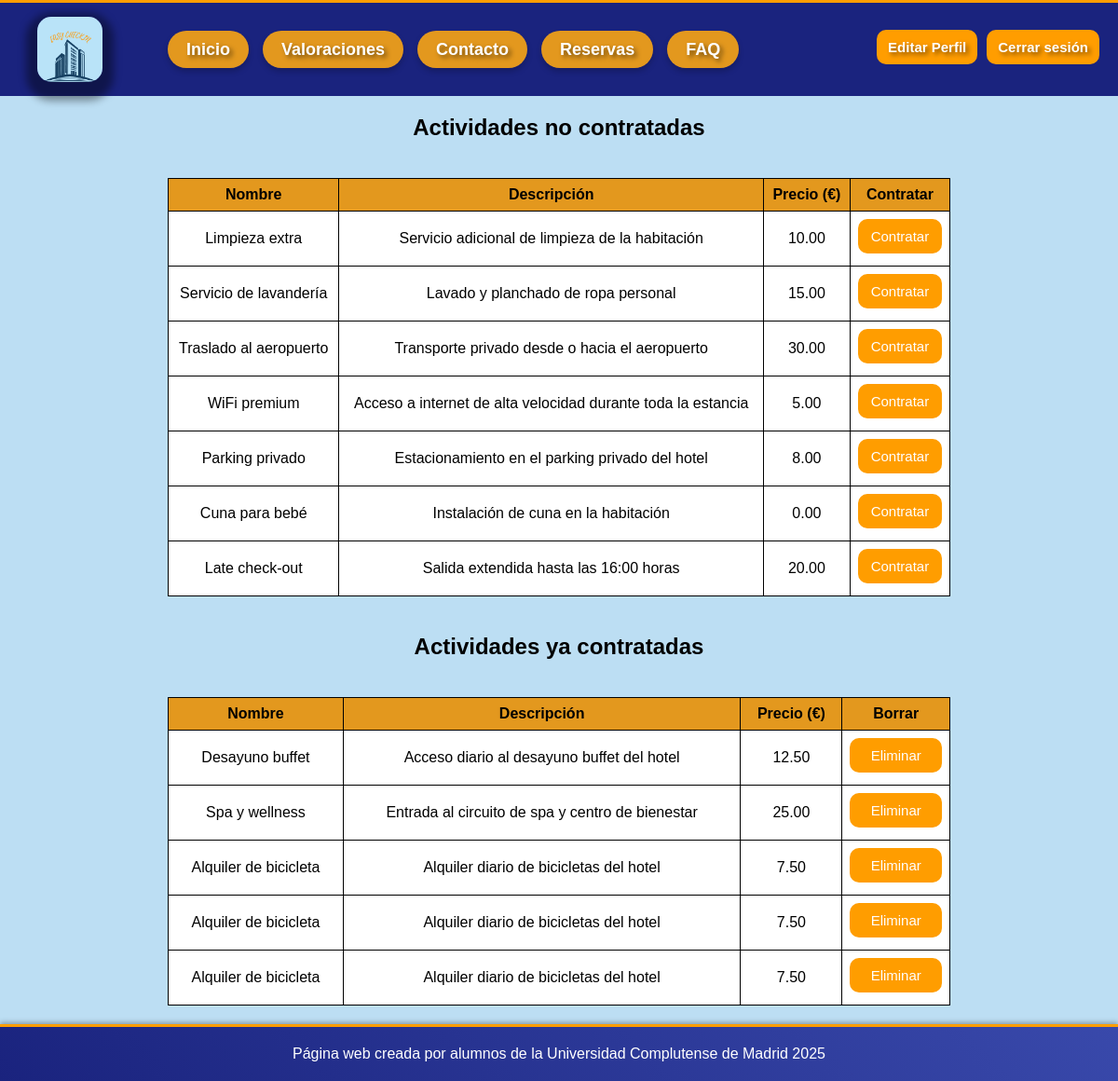
The app's page /index.php?action=actividades&id_reserva=1 (signed in) with its own data.
### tables this page shows
CREATE TABLE `servicios` (
  `id_servicio` int NOT NULL,
  `nombre` varchar(255) NOT NULL,
  `descripcion` text NOT NULL,
  `precio` decimal(10, 2) NOT NULL
);

### includes/clases/actividades/Actividades.php (called while the page is built, shortened)
<?php
class Actividades {
    private $db;
    public function __construct() {
        $this->db = Database::getInstance()->getConnection();
    }
    public function mostrarActividades() {
        $id_reserva = $_GET['id_reserva'] ?? null;
        $servicios_disponibles = $this->obtenerServiciosDisponibles($id_reserva);
        $servicios_contratados = $this->obtenerServiciosContratados($id_reserva);
        include __DIR__ . '/../../views/plantillas/plantilla.php';
    }
    public function obtenerServiciosDisponibles($id_reserva) {
        try {
            $sql = "SELECT id_servicio, nombre, descripcion, precio
                    FROM servicios
                    WHERE id_servicio NOT IN (
                        SELECT id_servicio FROM contrataciones WHERE id_reserva = :id_reserva
                    )";
            $stmt = $this->db->prepare($sql);
            $stmt->bindParam(':id_reserva', $id_reserva, PDO::PARAM_INT);
            $stmt->execute();
            $servicios = [];
            while ($row = $stmt->fetch(PDO::FETCH_ASSOC)) {
                $servicios[] = new Servicio(
                    $row['id_servicio'],
                    $row['nombre'],
                    $row['descripcion'],
                    $row['precio']
                );
            }
            return $servicios;
        } catch (PDOException $e) {
            error_log("Error al obtener servicios disponibles: " . $e->getMessage());
            return [];
        }
    }
    public function obtenerServiciosContratados($id_reserva) {
        try {
            $sql = "SELECT s.id_servicio, s.nombre, s.descripcion, s.precio
                    FROM contrataciones c
                    JOIN servicios s ON c.id_servicio = s.id_servicio
                    WHERE c.id_reserva = :id_reserva";
            $stmt = $this->db->prepare($sql);
            $stmt->bindParam(':id_reserva', $id_reserva, PDO::PARAM_INT);
            $stmt->execute();
            $servicios = [];
            while ($row = $stmt->fetch(PDO::FETCH_ASSOC)) {
                $servicios[] = new Servicio(
                    $row['id_servicio'],
                    $row['nombre'],
                    $row['descripcion'],
                    $row['precio']
                );
            }
            return $servicios;
        } catch (PDOException $e) {
            error_log("Error al obtener servicios contratados: " . $e->getMessage());
            return [];
        }
    }
}

### index.php (called while the page is built)
<?php
require 'router.php';
?>

### includes/clases/Database.php (called while the page is built)
<?php
class Database {
    private static $instance = null;
    private $conn;
    private $host = BD_HOST;
    private $user = BD_USER;
    private $pass = BD_PASS;
    private $dbname = BD_NAME;
    private function __construct() {
        try {
            $this->conn = new PDO("mysql:host={$this->host};dbname={$this->dbname}", $this->user, $this->pass);
            $this->conn->setAttribute(PDO::ATTR_ERRMODE, PDO::ERRMODE_EXCEPTION);
        } catch (PDOException $e) {
            die("Error de conexión: " . $e->getMessage());
        }
    }
    public static function getInstance() {
        if (!self::$instance) {
            self::$instance = new Database();
        }
        return self::$instance;
    }
    public function getConnection() {
        return $this->conn;
    }
}
?>

### includes/clases/actividades/Servicio.php (called while the page is built, shortened)
<?php
class Servicio {
    public function __construct($id_servicio, $nombre, $descripcion, $precio) {
        $this->nombre = $nombre;
        $this->descripcion = $descripcion;
        $this->precio = $precio;
    }
}

### actividades.php (the view, shortened to what this page needs)
<h2>Actividades no contratadas</h2>
<?php if (!empty($servicios_disponibles)) { ?>
    <table>
        <tr>
            <th>Nombre</th>
            <th>Descripción</th>
            <th>Precio (€)</th>
            <th>Contratar</th>
        </tr>
        <?php foreach ($servicios_disponibles as $actividad) { ?>
            <tr>
                <td><?= htmlspecialchars($actividad->nombre) ?></td>
                <td><?= htmlspecialchars($actividad->descripcion) ?></td>
                <td><?= number_format($actividad->precio, 2) ?></td>
                <td>
                    <form action="index.php?action=contratar_actividad" method="post">
                        <button type="submit" class="btn">Contratar</button>
                    </form>
                </td>
            </tr>
        <?php } ?>
    </table>
<?php } else { ?>
    <p>No hay actividades nuevas disponibles.</p>
<?php } ?>
<h2>Actividades ya contratadas</h2>
<?php if (!empty($servicios_contratados)) { ?>
    <table>
        <tr>
            <th>Nombre</th><th>Descripción</th><th>Precio (€)</th><th>Borrar</th>
        </tr>
        <?php foreach ($servicios_contratados as $actividad) { ?>
            <tr>
                <td><?= htmlspecialchars($actividad->nombre) ?></td>
                <td><?= htmlspecialchars($actividad->descripcion) ?></td>
                <td><?= number_format($actividad->precio, 2) ?></td>
                <td>
                    <form action="index.php?action=eliminar_actividad" method="post" onsubmit="return confirm('¿Eliminar actividad?');">
                        <button type="submit" class="btn btn-danger">Eliminar</button>
                    </form>
                </td>
            </tr>
        <?php } ?>
    </table>
<?php } else { ?>
    <p>No has contratado ninguna actividad todavía.</p>
<?php } ?>

### router.php (shortened to what this page needs)
<?php
require_once 'includes/clases/Database.php';
require_once 'includes/clases/checkin/FormularioCheckIn.php';
require_once 'includes/clases/actividades/Actividades.php';
require_once 'includes/clases/actividades/Servicio.php';
$action = $_GET['action'] ?? 'home';
switch ($action) {
    case 'actividades':
        $id_reserva = $_POST['id_reserva'] ?? $_GET['id_reserva'] ?? null;
        if ($id_reserva) {
            (new Actividades())->mostrarActividades();
        }
        exit;
}
?>

### includes/views/plantillas/plantilla.php (shortened to what this page needs)
<!DOCTYPE html>
<html lang="es">
<head>
    <link href="<?php echo RUTA_CSS; ?>/headerFooter.css" rel="stylesheet" type="text/css">
    <link href="<?php echo RUTA_CSS; ?>/estilo.css" rel="stylesheet" type="text/css">
</head>
<body>
    <?php include RAIZ_APP  . '/views/common/header.php'; ?>
    <?php include $vista; ?>
    <?php include RAIZ_APP . '/views/common/footer.php'; ?>
</body>
</html>

### includes/views/common/header.php (shortened to what this page needs)
<header class="header">
    <img src="<?php echo RUTA_IMGS; ?>/LOGOTIPO.png" alt="LOGOTIPO" class="foto-index">
    <nav>
        <ul class="navegacion">
            <li><a href="<?php echo RUTA_APP; ?>/index.php">Inicio</a> </li>
            <?php if (isset($_SESSION['rol']) && $_SESSION['rol'] === 'admin'): ?>
                <li><a href="<?php echo RUTA_APP; ?>/index.php?action=valoraciones_admin">Valoraciones</a></li>
            <?php elseif (isset($_SESSION['rol']) && $_SESSION['rol'] === 'usuario'): ?>
                <li><a href="<?php echo RUTA_APP; ?>/index.php?action=valoraciones">Valoraciones</a></li>
            <?php else: ?>
                <li><a href="<?php echo RUTA_APP; ?>/index.php?action=login">Valoraciones</a></li>
            <?php endif; ?>
            <li><a href="<?php echo RUTA_APP; ?>/index.php?action=contacto">Contacto</a></li>
            <?php if (isset($_SESSION['rol']) && $_SESSION['rol'] === 'admin'): ?>
                <li><a href="<?php echo RUTA_APP; ?>/index.php?action=admin">Admin</a></li>
            <?php elseif (isset($_SESSION['rol']) && $_SESSION['rol'] === 'usuario'): ?>
                <li><a href="<?php echo RUTA_APP; ?>/index.php?action=reservas">Reservas</a></li>
            <?php else: ?>
                <li><a href="<?php echo RUTA_APP; ?>/index.php?action=login">Portal</a></li>
            <?php endif; ?>
            <li><a href="<?php echo RUTA_APP; ?>/index.php?action=faq">FAQ</a></li>
        </ul>
       <div class="auth-buttons">
            <?php if (isset($_SESSION["usuario_id"])): ?>
                <div class="auth-buttons-container">
                    <a href="index.php?action=editarPerfil" class="btn btn-editar">Editar Perfil</a>
                    <a href="index.php?action=logout" class="btn btn-logout">Cerrar sesión</a>
                </div>
            <?php else: ?>
                <a href="index.php?action=login" class="btn btn-login">Iniciar sesión</a>
            <?php endif; ?>
        </div>
    </nav>
</header>

### includes/views/common/footer.php
<footer>
    <p>Página web creada por alumnos de la Universidad Complutense de Madrid <?php echo date("Y"); ?></p>
</footer>

### css/headerFooter.css (style rules this page uses)
.header { display: flex; justify-content: space-between; align-items: center; padding: 5px 10px; background-color: #1a237e; color: white; height: 90px; }
.header img { height: 70px; margin-left: 30px; margin-right: 70px; }
nav { display: flex; align-items: center; flex-grow: 1; }
.navegacion { list-style: none; padding: 0; display: flex; align-items: center; gap: 15px; font-size: 1.1rem; flex-grow: 1; }
.navegacion li { display: inline; color: white; font-weight: bold; }
.navegacion a { color: white; text-decoration: none; transition: color 0.3s ease-in-out; }
.auth-buttons { margin-left: auto; }
.auth-buttons { display: flex; flex-direction: column; align-items: flex-end; margin-right: 10px; }
.auth-buttons-container { display: flex; gap: 10px; }
.btn { padding: 8px 15px; text-decoration: none; border-radius: 5px; font-size: 14px; color: white; background-color: #007bff; transition: background-color 0.3s ease, transform 0.2s ease; text-align: center; }
.btn-editar { background-color: #28a745; }
.btn-logout { background-color: #dc3545; }
footer { background: linear-gradient(45deg, #1a237e, #3949ab); color: #fff; text-align: center; padding: 20px 0; font-family: 'Arial', sans-serif; font-size: 16px; border-top: 3px solid #ff9d00; box-shadow: 0 -2px 5px rgba(0, 0, 0, 0.3); margin-top: auto; }
footer p { margin: 0; }

### css/estilo.css (style rules this page uses)
html, body { background-color: #bbdff3e0; font-family: "Arial Rounded MT", "Trebuchet MS", Arial, sans-serif; margin: 0; padding: 0; height: 100%; display: flex; flex-direction: column; }
body { display: flex; flex-direction: column; min-height: 100vh; }
header { display: flex; justify-content: space-between; align-items: center; background-color: #1a237e; padding: 15px 30px; border-top: 3px solid #ff9d00; color: #e3981e; margin: 0; font-size: 2.5rem; font-weight: bold; text-shadow: 3px 3px 5px rgba(0, 0, 0, 0.5); }
img { display: block; margin: 10px auto; max-width: 100%; }
table { width:70%; border-collapse: collapse; margin: 20px auto; }
th,td { border: 1px solid black; padding: 8px; text-align: center; background-color: white; }
th { background-color:#e3981e; }
ul { margin: 40px 0; padding: 0; list-style: none; }
p, h1, h2 { text-align: center; }
.foto-index { height: 200px; border-radius: 15px; }
.foto-miembro, .foto-index { box-shadow: 0 8px 8px 12px rgba(0, 0, 0, 0.4); }
form { width: 100%; max-width: 100%; display: flex; flex-direction: column; gap: 15px; }
.navegacion a, .listado-miembros a { text-decoration: none; font-size: 18px; color: white; background-color: #e3981e; padding: 10px 20px; border-radius: 20px; box-shadow: 0 4px 6px rgba(0, 0, 0, 0.2); }
.btn { display: inline-block; padding: 10px 12px; background-color: #ff9d00; color: white; font-size: 15px; border: none; border-radius: 10px; cursor: pointer; transition: background-color 0.3s, transform 0.3s; margin-bottom: 5px; }

### records on screen
servicios: nombre "Limpieza extra", descripcion "Servicio adicional de limpieza de la habitación", precio "10.00"
servicios: nombre "Servicio de lavandería", descripcion "Lavado y planchado de ropa personal", precio "15.00"
servicios: nombre "Traslado al aeropuerto", descripcion "Transporte privado desde o hacia el aeropuerto", precio "30.00"
servicios: nombre "WiFi premium", descripcion "Acceso a internet de alta velocidad durante toda la estancia", precio "5.00"
servicios: nombre "Parking privado", descripcion "Estacionamiento en el parking privado del hotel", precio "8.00"
servicios: nombre "Cuna para bebé", descripcion "Instalación de cuna en la habitación", precio "0.00"
servicios: nombre "Late check-out", descripcion "Salida extendida hasta las 16:00 horas", precio "20.00"
servicios: nombre "Desayuno buffet", descripcion "Acceso diario al desayuno buffet del hotel", precio "12.50"
servicios: nombre "Spa y wellness", descripcion "Entrada al circuito de spa y centro de bienestar", precio "25.00"
servicios: nombre "Alquiler de bicicleta", descripcion "Alquiler diario de bicicletas del hotel", precio "7.50"
